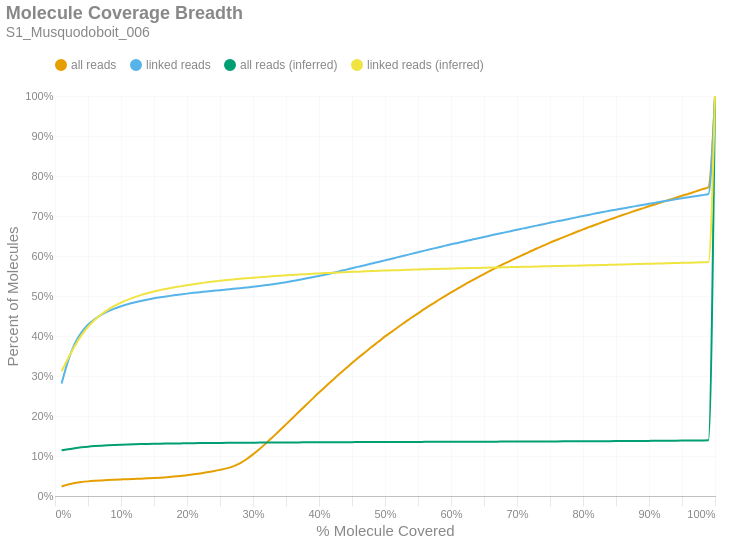

Write notebook code for a chart like this one.
### Markdown cell above
### Molecule Read Coverage
This chart shows molecule coverage breadth as computed by the number of bases aligned to that molecule. In other words, "*how much of each unique long molecule is actually sequenced/aligned?*" Keep in mind there is a distinction between sequences and alignments, since some sequences belonging to a particular molecule may not align well and wouldn't appear in the alignment data. This chart also shows molecule coverage breadth as computed by the *inferred fragment* from which the aligned sequences originate. Unlike read coverage, this calculation takes into account the total insert size, including unsequenced gaps between the forward and reverse reads. Like the previous figures, these are cumulative percents.

### Code cell
if SKIPLR:
    print_html(f"Skipped")
else:
    binned_df = consolidated_hist(valids['coverage_bp'], mask, 0.01, True)
    binned_df_inf = consolidated_hist(valids['coverage_inserts'], mask, 0.01, True)
    binned_df = binned_df.with_columns(pl.lit(binned_df_inf['all reads (cumsum)']).alias('all reads (inferred)'))
    binned_df = binned_df.with_columns(pl.lit(binned_df_inf['linked reads (cumsum)']).alias('linked reads (inferred)'))
    binned_df = binned_df.with_columns(
        (pl.col('bin').cast(pl.Float64) + 0.01).alias('right_edge')
    )

    with SafeRender(binned_df):
        (
            density_plot(binned_df, 'Molecule Coverage Breadth', samplename, 'molcov', ['all reads (inferred)','linked reads (inferred)'])
            .encode(
                #x=alt.X('bin:Q', title="% Molecule Covered").axis(format = '%').scale(padding=0),
                x=alt.X('right_edge:Q', title="% Molecule Covered").axis(format='%').scale(padding=0),
                y=alt.Y('value:Q', title='Percent of Molecules')
                    .axis(format='%')
                    .stack(False)
                    .scale(domainMin=0, padding=0),
                color=alt.Color("key:N").scale(domain = ["all reads", "linked reads", "all reads (inferred)", "linked reads (inferred)"]),
                tooltip = [
                    alt.Tooltip("key:N", title = "Data Type"),
                    alt.Tooltip("range_label:N", title="% Molecule Covered"),
                    alt.Tooltip("value:Q", format = ".2%", title="% Molecules")
                ]
            )
        ).display()

### Figure 1 — Vega-Lite specification as saved in the notebook (floating-point values rounded to 4 significant figures)
{"width": "container", "height": 400, "config": {"title": {"anchor": "start", "dy": -15, "fontSize": 18, "color": "#888888", "subtitleColor": "#888888", "subtitleFontSize": 14}, "arc": {"fill": "#0072B2"}, "axis": {"domainColor": "#888888", "domainWidth": 0.5, "gridWidth": 0.2, "grid": false, "titleFontWeight": 400, "titleFontSize": 15, "labelFontSize": 11, "labelColor": "#888888", "tickColor": "#888888", "tickWidth": 0.2, "titleColor": "#888888"}, "axisBand": {"grid": false}, "axisX": {"grid": true, "tickSize": 10, "domainCap": "round"}, "axisY": {"domain": false, "grid": true, "tickSize": 0, "domainCap": "round"}, "background": "transparent", "header": {"labelFontSize": 15, "labelColor": "#888888", "titleFontSize": 15, "titleFontWeight": 600, "titleColor": "#888888"}, "legend": {"labelFont": "sans-serif", "labelFontSize": 12, "labelColor": "#888888", "symbolSize": 100, "symbolType": "circle", "titleFontSize": 12, "titlePadding": 10, "titleColor": "#888888", "title": null, "orient": "top"}, "range": {"category": ["#E69F00", "#56B4E9", "#009E73", "#F0E442", "#0072B2", "#D55E00", "#CC79A7", "#000000"], "diverging": ["#cfe8f3", "#a2d4ec", "#73bfe2", "#46abdb", "#1696d2", "#12719e"]}, "area": {"fill": "#0072B2", "fillOpacity": 0.7, "line": true, "strokeOpacity": 0.7}, "line": {"color": "#0072B2", "stroke": "#0072B2", "strokeWidth": 2}, "trail": {"color": "#0072B2", "stroke": "#0072B2", "strokeWidth": 0, "size": 1}, "point": {"filled": true, "fillOpacity": 1.0, "size": 95}, "text": {"color": "#888888", "fontSize": 11, "align": "right", "fontWeight": 400, "size": 11}, "bar": {"fill": "#0072B2", "stroke": null}, "view": {"stroke": null, "continuousWidth": 660, "continuousHeight": 400}}, "data": {"name": "data-400a96a46a90c388bccf28a870a357d7"}, "mark": {"type": "line", "interpolate": "monotone", "point": {"opacity": 0, "size": 275}}, "encoding": {"color": {"field": "key", "scale": {"domain": ["all reads", "linked reads", "all reads (inferred)", "linked reads (inferred)"]}, "type": "nominal"}, "tooltip": [{"field": "key", "title": "Data Type", "type": "nominal"}, {"field": "range_label", "title": "% Molecule Covered", "type": "nominal"}, {"field": "value", "format": ".2%", "title": "% Molecules", "type": "quantitative"}], "x": {"axis": {"format": "%"}, "field": "right_edge", "scale": {"padding": 0}, "title": "% Molecule Covered", "type": "quantitative"}, "y": {"axis": {"format": "%"}, "field": "value", "scale": {"domainMin": 0, "padding": 0}, "stack": false, "title": "Percent of Molecules", "type": "quantitative"}}, "params": [{"name": "param_c36ac31b6afebe62", "select": {"type": "point", "fields": ["key"]}, "bind": "legend"}], "title": {"text": "Molecule Coverage Breadth", "subtitle": "S1_Musquodoboit_006"}, "transform": [{"fold": ["all reads (cumsum)", "linked reads (cumsum)", "all reads (inferred)", "linked reads (inferred)"]}, {"calculate": "replace(datum.key, ' (cumsum)', '')", "as": "key"}, {"filter": {"param": "param_c36ac31b6afebe62"}}], "usermeta": {"embedOptions": {"downloadFileName": "S1_Musquodoboit_006.molcov"}}, "$schema": "https://vega.github.io/schema/vega-lite/v6.1.0.json", "datasets": {"data-400a96a46a90c388bccf28a870a357d7": [{"bin": "0.0", "interval": "0.0-0.01", "all reads": 0.02394, "linked reads": 0.281, "all reads (cumsum)": 0.02394, "linked reads (cumsum)": 0.281, "range_label": "0.0-0.01", "all reads (inferred)": 0.1144, "linked reads (inferred)": 0.312, "right_edge": 0.01}, {"bin": "0.01", "interval": "0.01-0.02", "all reads": 0.00486, "linked reads": 0.05816, "all reads (cumsum)": 0.0288, "linked reads (cumsum)": 0.3392, "range_label": "0.01-0.02", "all reads (inferred)": 0.117, "linked reads (inferred)": 0.3444, "right_edge": 0.02}, {"bin": "0.02", "interval": "0.02-0.03", "all reads": 0.003539, "linked reads": 0.04159, "all reads (cumsum)": 0.03233, "linked reads (cumsum)": 0.3807, "range_label": "0.02-0.03", "all reads (inferred)": 0.1195, "linked reads (inferred)": 0.3752, "right_edge": 0.03}, {"bin": "0.03", "interval": "0.03-0.04", "all reads": 0.002469, "linked reads": 0.02767, "all reads (cumsum)": 0.0348, "linked reads (cumsum)": 0.4084, "range_label": "0.03-0.04", "all reads (inferred)": 0.1216, "linked reads (inferred)": 0.4014, "right_edge": 0.04}, {"bin": "0.04", "interval": "0.04-0.05", "all reads": 0.001754, "linked reads": 0.01961, "all reads (cumsum)": 0.03656, "linked reads (cumsum)": 0.428, "range_label": "0.04-0.05", "all reads (inferred)": 0.1234, "linked reads (inferred)": 0.4226, "right_edge": 0.05}, {"bin": "0.05", "interval": "0.05-0.06", "all reads": 0.001314, "linked reads": 0.01388, "all reads (cumsum)": 0.03787, "linked reads (cumsum)": 0.4419, "range_label": "0.05-0.06", "all reads (inferred)": 0.1248, "linked reads (inferred)": 0.44, "right_edge": 0.06}, {"bin": "0.06", "interval": "0.06-0.07", "all reads": 0.001062, "linked reads": 0.01092, "all reads (cumsum)": 0.03893, "linked reads (cumsum)": 0.4528, "range_label": "0.06-0.07", "all reads (inferred)": 0.1259, "linked reads (inferred)": 0.4538, "right_edge": 0.07}, {"bin": "0.07", "interval": "0.07-0.08", "all reads": 0.0008904, "linked reads": 0.008642, "all reads (cumsum)": 0.03982, "linked reads (cumsum)": 0.4615, "range_label": "0.07-0.08", "all reads (inferred)": 0.1269, "linked reads (inferred)": 0.4654, "right_edge": 0.08}, {"bin": "0.08", "interval": "0.08-0.09", "all reads": 0.0007795, "linked reads": 0.006994, "all reads (cumsum)": 0.0406, "linked reads (cumsum)": 0.4685, "range_label": "0.08-0.09", "all reads (inferred)": 0.1276, "linked reads (inferred)": 0.475, "right_edge": 0.09}, {"bin": "0.09", "interval": "0.09-0.1", "all reads": 0.0007518, "linked reads": 0.005756, "all reads (cumsum)": 0.04135, "linked reads (cumsum)": 0.4742, "range_label": "0.09-0.1", "all reads (inferred)": 0.1283, "linked reads (inferred)": 0.4834, "right_edge": 0.1}, {"bin": "0.1", "interval": "0.1-0.11", "all reads": 0.0007422, "linked reads": 0.00523, "all reads (cumsum)": 0.0421, "linked reads (cumsum)": 0.4795, "range_label": "0.1-0.11", "all reads (inferred)": 0.1288, "linked reads (inferred)": 0.4904, "right_edge": 0.11}, {"bin": "0.11", "interval": "0.11-0.12", "all reads": 0.0006669, "linked reads": 0.004146, "all reads (cumsum)": 0.04276, "linked reads (cumsum)": 0.4836, "range_label": "0.11-0.12", "all reads (inferred)": 0.1293, "linked reads (inferred)": 0.4966, "right_edge": 0.12}, {"bin": "0.12", "interval": "0.12-0.13", "all reads": 0.0006652, "linked reads": 0.003768, "all reads (cumsum)": 0.04343, "linked reads (cumsum)": 0.4874, "range_label": "0.12-0.13", "all reads (inferred)": 0.1298, "linked reads (inferred)": 0.5022, "right_edge": 0.13}, {"bin": "0.13", "interval": "0.13-0.14", "all reads": 0.000715, "linked reads": 0.003467, "all reads (cumsum)": 0.04414, "linked reads (cumsum)": 0.4908, "range_label": "0.13-0.14", "all reads (inferred)": 0.1302, "linked reads (inferred)": 0.5069, "right_edge": 0.14}, {"bin": "0.14", "interval": "0.14-0.15", "all reads": 0.0007845, "linked reads": 0.003346, "all reads (cumsum)": 0.04493, "linked reads (cumsum)": 0.4942, "range_label": "0.14-0.15", "all reads (inferred)": 0.1305, "linked reads (inferred)": 0.5112, "right_edge": 0.15}, {"bin": "0.15", "interval": "0.15-0.16", "all reads": 0.0009406, "linked reads": 0.002689, "all reads (cumsum)": 0.04587, "linked reads (cumsum)": 0.4969, "range_label": "0.15-0.16", "all reads (inferred)": 0.1308, "linked reads (inferred)": 0.5149, "right_edge": 0.16}, {"bin": "0.16", "interval": "0.16-0.17", "all reads": 0.001156, "linked reads": 0.002344, "all reads (cumsum)": 0.04702, "linked reads (cumsum)": 0.4992, "range_label": "0.16-0.17", "all reads (inferred)": 0.1311, "linked reads (inferred)": 0.5182, "right_edge": 0.17}, {"bin": "0.17", "interval": "0.17-0.18", "all reads": 0.001432, "linked reads": 0.002492, "all reads (cumsum)": 0.04846, "linked reads (cumsum)": 0.5017, "range_label": "0.17-0.18", "all reads (inferred)": 0.1313, "linked reads (inferred)": 0.5214, "right_edge": 0.18}, {"bin": "0.18", "interval": "0.18-0.19", "all reads": 0.001715, "linked reads": 0.002202, "all reads (cumsum)": 0.05017, "linked reads (cumsum)": 0.5039, "range_label": "0.18-0.19", "all reads (inferred)": 0.1316, "linked reads (inferred)": 0.524, "right_edge": 0.19}, {"bin": "0.19", "interval": "0.19-0.2", "all reads": 0.001906, "linked reads": 0.002037, "all reads (cumsum)": 0.05208, "linked reads (cumsum)": 0.5059, "range_label": "0.19-0.2", "all reads (inferred)": 0.1318, "linked reads (inferred)": 0.5268, "right_edge": 0.2}, {"bin": "0.2", "interval": "0.2-0.21", "all reads": 0.002091, "linked reads": 0.001917, "all reads (cumsum)": 0.05417, "linked reads (cumsum)": 0.5079, "range_label": "0.2-0.21", "all reads (inferred)": 0.132, "linked reads (inferred)": 0.5295, "right_edge": 0.21}, {"bin": "0.21", "interval": "0.21-0.22", "all reads": 0.002333, "linked reads": 0.001687, "all reads (cumsum)": 0.0565, "linked reads (cumsum)": 0.5095, "range_label": "0.21-0.22", "all reads (inferred)": 0.1322, "linked reads (inferred)": 0.5319, "right_edge": 0.22}, {"bin": "0.22", "interval": "0.22-0.23", "all reads": 0.002621, "linked reads": 0.00178, "all reads (cumsum)": 0.05912, "linked reads (cumsum)": 0.5113, "range_label": "0.22-0.23", "all reads (inferred)": 0.1324, "linked reads (inferred)": 0.5341, "right_edge": 0.23}, {"bin": "0.23", "interval": "0.23-0.24", "all reads": 0.002919, "linked reads": 0.001599, "all reads (cumsum)": 0.06204, "linked reads (cumsum)": 0.5129, "range_label": "0.23-0.24", "all reads (inferred)": 0.1326, "linked reads (inferred)": 0.5363, "right_edge": 0.24}, {"bin": "0.24", "interval": "0.24-0.25", "all reads": 0.003232, "linked reads": 0.001473, "all reads (cumsum)": 0.06527, "linked reads (cumsum)": 0.5144, "range_label": "0.24-0.25", "all reads (inferred)": 0.1327, "linked reads (inferred)": 0.5381, "right_edge": 0.25}, {"bin": "0.25", "interval": "0.25-0.26", "all reads": 0.003741, "linked reads": 0.001665, "all reads (cumsum)": 0.06901, "linked reads (cumsum)": 0.5161, "range_label": "0.25-0.26", "all reads (inferred)": 0.1329, "linked reads (inferred)": 0.5399, "right_edge": 0.26}, {"bin": "0.26", "interval": "0.26-0.27", "all reads": 0.005152, "linked reads": 0.001824, "all reads (cumsum)": 0.07417, "linked reads (cumsum)": 0.5179, "range_label": "0.26-0.27", "all reads (inferred)": 0.133, "linked reads (inferred)": 0.5415, "right_edge": 0.27}, {"bin": "0.27", "interval": "0.27-0.28", "all reads": 0.007542, "linked reads": 0.001577, "all reads (cumsum)": 0.08171, "linked reads (cumsum)": 0.5195, "range_label": "0.27-0.28", "all reads (inferred)": 0.1331, "linked reads (inferred)": 0.543, "right_edge": 0.28}, {"bin": "0.28", "interval": "0.28-0.29", "all reads": 0.01025, "linked reads": 0.001731, "all reads (cumsum)": 0.09196, "linked reads (cumsum)": 0.5212, "range_label": "0.28-0.29", "all reads (inferred)": 0.1333, "linked reads (inferred)": 0.5445, "right_edge": 0.29}, {"bin": "0.29", "interval": "0.29-0.3", "all reads": 0.01219, "linked reads": 0.001807, "all reads (cumsum)": 0.1041, "linked reads (cumsum)": 0.523, "range_label": "0.29-0.3", "all reads (inferred)": 0.1334, "linked reads (inferred)": 0.5459, "right_edge": 0.3}, {"bin": "0.3", "interval": "0.3-0.31", "all reads": 0.0135, "linked reads": 0.002048, "all reads (cumsum)": 0.1176, "linked reads (cumsum)": 0.5251, "range_label": "0.3-0.31", "all reads (inferred)": 0.1335, "linked reads (inferred)": 0.5471, "right_edge": 0.31}, {"bin": "0.31", "interval": "0.31-0.32", "all reads": 0.01454, "linked reads": 0.002196, "all reads (cumsum)": 0.1322, "linked reads (cumsum)": 0.5272, "range_label": "0.31-0.32", "all reads (inferred)": 0.1336, "linked reads (inferred)": 0.5484, "right_edge": 0.32}, {"bin": "0.32", "interval": "0.32-0.33", "all reads": 0.01538, "linked reads": 0.00224, "all reads (cumsum)": 0.1476, "linked reads (cumsum)": 0.5295, "range_label": "0.32-0.33", "all reads (inferred)": 0.1337, "linked reads (inferred)": 0.5496, "right_edge": 0.33}, {"bin": "0.33", "interval": "0.33-0.34", "all reads": 0.01553, "linked reads": 0.002393, "all reads (cumsum)": 0.1631, "linked reads (cumsum)": 0.5319, "range_label": "0.33-0.34", "all reads (inferred)": 0.1338, "linked reads (inferred)": 0.5508, "right_edge": 0.34}, {"bin": "0.34", "interval": "0.34-0.35", "all reads": 0.01594, "linked reads": 0.002563, "all reads (cumsum)": 0.179, "linked reads (cumsum)": 0.5344, "range_label": "0.34-0.35", "all reads (inferred)": 0.1339, "linked reads (inferred)": 0.5518, "right_edge": 0.35}, {"bin": "0.35", "interval": "0.35-0.36", "all reads": 0.01602, "linked reads": 0.002826, "all reads (cumsum)": 0.1951, "linked reads (cumsum)": 0.5373, "range_label": "0.35-0.36", "all reads (inferred)": 0.134, "linked reads (inferred)": 0.5528, "right_edge": 0.36}, {"bin": "0.36", "interval": "0.36-0.37", "all reads": 0.0161, "linked reads": 0.003111, "all reads (cumsum)": 0.2112, "linked reads (cumsum)": 0.5404, "range_label": "0.36-0.37", "all reads (inferred)": 0.1341, "linked reads (inferred)": 0.5537, "right_edge": 0.37}, {"bin": "0.37", "interval": "0.37-0.38", "all reads": 0.01594, "linked reads": 0.003127, "all reads (cumsum)": 0.2271, "linked reads (cumsum)": 0.5435, "range_label": "0.37-0.38", "all reads (inferred)": 0.1341, "linked reads (inferred)": 0.5547, "right_edge": 0.38}, {"bin": "0.38", "interval": "0.38-0.39", "all reads": 0.01574, "linked reads": 0.003259, "all reads (cumsum)": 0.2428, "linked reads (cumsum)": 0.5468, "range_label": "0.38-0.39", "all reads (inferred)": 0.1342, "linked reads (inferred)": 0.5557, "right_edge": 0.39}, {"bin": "0.39", "interval": "0.39-0.4", "all reads": 0.0159, "linked reads": 0.003428, "all reads (cumsum)": 0.2587, "linked reads (cumsum)": 0.5502, "range_label": "0.39-0.4", "all reads (inferred)": 0.1343, "linked reads (inferred)": 0.5564, "right_edge": 0.4}, {"bin": "0.4", "interval": "0.4-0.41", "all reads": 0.01503, "linked reads": 0.00345, "all reads (cumsum)": 0.2738, "linked reads (cumsum)": 0.5536, "range_label": "0.4-0.41", "all reads (inferred)": 0.1344, "linked reads (inferred)": 0.5573, "right_edge": 0.41}, {"bin": "0.41", "interval": "0.41-0.42", "all reads": 0.01511, "linked reads": 0.003872, "all reads (cumsum)": 0.2889, "linked reads (cumsum)": 0.5575, "range_label": "0.41-0.42", "all reads (inferred)": 0.1345, "linked reads (inferred)": 0.558, "right_edge": 0.42}, {"bin": "0.42", "interval": "0.42-0.43", "all reads": 0.01482, "linked reads": 0.003927, "all reads (cumsum)": 0.3037, "linked reads (cumsum)": 0.5614, "range_label": "0.42-0.43", "all reads (inferred)": 0.1345, "linked reads (inferred)": 0.5589, "right_edge": 0.43}, {"bin": "0.43", "interval": "0.43-0.44", "all reads": 0.01433, "linked reads": 0.003899, "all reads (cumsum)": 0.318, "linked reads (cumsum)": 0.5653, "range_label": "0.43-0.44", "all reads (inferred)": 0.1346, "linked reads (inferred)": 0.5595, "right_edge": 0.44}, {"bin": "0.44", "interval": "0.44-0.45", "all reads": 0.01428, "linked reads": 0.004086, "all reads (cumsum)": 0.3323, "linked reads (cumsum)": 0.5694, "range_label": "0.44-0.45", "all reads (inferred)": 0.1347, "linked reads (inferred)": 0.5603, "right_edge": 0.45}, {"bin": "0.45", "interval": "0.45-0.46", "all reads": 0.01392, "linked reads": 0.003949, "all reads (cumsum)": 0.3462, "linked reads (cumsum)": 0.5734, "range_label": "0.45-0.46", "all reads (inferred)": 0.1347, "linked reads (inferred)": 0.5609, "right_edge": 0.46}, {"bin": "0.46", "interval": "0.46-0.47", "all reads": 0.01337, "linked reads": 0.00373, "all reads (cumsum)": 0.3596, "linked reads (cumsum)": 0.5771, "range_label": "0.46-0.47", "all reads (inferred)": 0.1348, "linked reads (inferred)": 0.5616, "right_edge": 0.47}, {"bin": "0.47", "interval": "0.47-0.48", "all reads": 0.01335, "linked reads": 0.004086, "all reads (cumsum)": 0.3729, "linked reads (cumsum)": 0.5812, "range_label": "0.47-0.48", "all reads (inferred)": 0.1349, "linked reads (inferred)": 0.5622, "right_edge": 0.48}, {"bin": "0.48", "interval": "0.48-0.49", "all reads": 0.01254, "linked reads": 0.003905, "all reads (cumsum)": 0.3855, "linked reads (cumsum)": 0.5851, "range_label": "0.48-0.49", "all reads (inferred)": 0.1349, "linked reads (inferred)": 0.5629, "right_edge": 0.49}, {"bin": "0.49", "interval": "0.49-0.5", "all reads": 0.01346, "linked reads": 0.003927, "all reads (cumsum)": 0.399, "linked reads (cumsum)": 0.589, "range_label": "0.49-0.5", "all reads (inferred)": 0.135, "linked reads (inferred)": 0.5636, "right_edge": 0.5}, {"bin": "0.5", "interval": "0.5-0.51", "all reads": 0.01126, "linked reads": 0.003889, "all reads (cumsum)": 0.4102, "linked reads (cumsum)": 0.5929, "range_label": "0.5-0.51", "all reads (inferred)": 0.135, "linked reads (inferred)": 0.5641, "right_edge": 0.51}, {"bin": "0.51", "interval": "0.51-0.52", "all reads": 0.01229, "linked reads": 0.004316, "all reads (cumsum)": 0.4225, "linked reads (cumsum)": 0.5972, "range_label": "0.51-0.52", "all reads (inferred)": 0.1351, "linked reads (inferred)": 0.5647, "right_edge": 0.52}, {"bin": "0.52", "interval": "0.52-0.53", "all reads": 0.0116, "linked reads": 0.003916, "all reads (cumsum)": 0.4341, "linked reads (cumsum)": 0.6011, "range_label": "0.52-0.53", "all reads (inferred)": 0.1352, "linked reads (inferred)": 0.5652, "right_edge": 0.53}, {"bin": "0.53", "interval": "0.53-0.54", "all reads": 0.01148, "linked reads": 0.004168, "all reads (cumsum)": 0.4456, "linked reads (cumsum)": 0.6053, "range_label": "0.53-0.54", "all reads (inferred)": 0.1352, "linked reads (inferred)": 0.5657, "right_edge": 0.54}, {"bin": "0.54", "interval": "0.54-0.55", "all reads": 0.01102, "linked reads": 0.004036, "all reads (cumsum)": 0.4566, "linked reads (cumsum)": 0.6094, "range_label": "0.54-0.55", "all reads (inferred)": 0.1353, "linked reads (inferred)": 0.5662, "right_edge": 0.55}, {"bin": "0.55", "interval": "0.55-0.56", "all reads": 0.01111, "linked reads": 0.004031, "all reads (cumsum)": 0.4677, "linked reads (cumsum)": 0.6134, "range_label": "0.55-0.56", "all reads (inferred)": 0.1353, "linked reads (inferred)": 0.5668, "right_edge": 0.56}, {"bin": "0.56", "interval": "0.56-0.57", "all reads": 0.01071, "linked reads": 0.00396, "all reads (cumsum)": 0.4784, "linked reads (cumsum)": 0.6173, "range_label": "0.56-0.57", "all reads (inferred)": 0.1354, "linked reads (inferred)": 0.5673, "right_edge": 0.57}, {"bin": "0.57", "interval": "0.57-0.58", "all reads": 0.01029, "linked reads": 0.003856, "all reads (cumsum)": 0.4887, "linked reads (cumsum)": 0.6212, "range_label": "0.57-0.58", "all reads (inferred)": 0.1354, "linked reads (inferred)": 0.5678, "right_edge": 0.58}, {"bin": "0.58", "interval": "0.58-0.59", "all reads": 0.01016, "linked reads": 0.004091, "all reads (cumsum)": 0.4989, "linked reads (cumsum)": 0.6253, "range_label": "0.58-0.59", "all reads (inferred)": 0.1355, "linked reads (inferred)": 0.5682, "right_edge": 0.59}, {"bin": "0.59", "interval": "0.59-0.6", "all reads": 0.01006, "linked reads": 0.003878, "all reads (cumsum)": 0.5089, "linked reads (cumsum)": 0.6292, "range_label": "0.59-0.6", "all reads (inferred)": 0.1356, "linked reads (inferred)": 0.5686, "right_edge": 0.6}, {"bin": "0.6", "interval": "0.6-0.61", "all reads": 0.009326, "linked reads": 0.003511, "all reads (cumsum)": 0.5183, "linked reads (cumsum)": 0.6327, "range_label": "0.6-0.61", "all reads (inferred)": 0.1356, "linked reads (inferred)": 0.5691, "right_edge": 0.61}, {"bin": "0.61", "interval": "0.61-0.62", "all reads": 0.009687, "linked reads": 0.00379, "all reads (cumsum)": 0.5279, "linked reads (cumsum)": 0.6365, "range_label": "0.61-0.62", "all reads (inferred)": 0.1357, "linked reads (inferred)": 0.5695, "right_edge": 0.62}, {"bin": "0.62", "interval": "0.62-0.63", "all reads": 0.009187, "linked reads": 0.00373, "all reads (cumsum)": 0.5371, "linked reads (cumsum)": 0.6402, "range_label": "0.62-0.63", "all reads (inferred)": 0.1357, "linked reads (inferred)": 0.5699, "right_edge": 0.63}, {"bin": "0.63", "interval": "0.63-0.64", "all reads": 0.00901, "linked reads": 0.003757, "all reads (cumsum)": 0.5461, "linked reads (cumsum)": 0.644, "range_label": "0.63-0.64", "all reads (inferred)": 0.1358, "linked reads (inferred)": 0.5702, "right_edge": 0.64}, {"bin": "0.64", "interval": "0.64-0.65", "all reads": 0.008675, "linked reads": 0.003631, "all reads (cumsum)": 0.5548, "linked reads (cumsum)": 0.6476, "range_label": "0.64-0.65", "all reads (inferred)": 0.1358, "linked reads (inferred)": 0.5706, "right_edge": 0.65}, {"bin": "0.65", "interval": "0.65-0.66", "all reads": 0.008877, "linked reads": 0.003774, "all reads (cumsum)": 0.5637, "linked reads (cumsum)": 0.6514, "range_label": "0.65-0.66", "all reads (inferred)": 0.1359, "linked reads (inferred)": 0.571, "right_edge": 0.66}, {"bin": "0.66", "interval": "0.66-0.67", "all reads": 0.008183, "linked reads": 0.003664, "all reads (cumsum)": 0.5719, "linked reads (cumsum)": 0.655, "range_label": "0.66-0.67", "all reads (inferred)": 0.1359, "linked reads (inferred)": 0.5714, "right_edge": 0.67}, {"bin": "0.67", "interval": "0.67-0.68", "all reads": 0.008284, "linked reads": 0.003412, "all reads (cumsum)": 0.5802, "linked reads (cumsum)": 0.6584, "range_label": "0.67-0.68", "all reads (inferred)": 0.136, "linked reads (inferred)": 0.5717, "right_edge": 0.68}, {"bin": "0.68", "interval": "0.68-0.69", "all reads": 0.007897, "linked reads": 0.003538, "all reads (cumsum)": 0.5881, "linked reads (cumsum)": 0.662, "range_label": "0.68-0.69", "all reads (inferred)": 0.1361, "linked reads (inferred)": 0.5722, "right_edge": 0.69}, {"bin": "0.69", "interval": "0.69-0.7", "all reads": 0.008053, "linked reads": 0.003697, "all reads (cumsum)": 0.5961, "linked reads (cumsum)": 0.6657, "range_label": "0.69-0.7", "all reads (inferred)": 0.1361, "linked reads (inferred)": 0.5726, "right_edge": 0.7}, {"bin": "0.7", "interval": "0.7-0.71", "all reads": 0.007608, "linked reads": 0.003352, "all reads (cumsum)": 0.6037, "linked reads (cumsum)": 0.669, "range_label": "0.7-0.71", "all reads (inferred)": 0.1362, "linked reads (inferred)": 0.5731, "right_edge": 0.71}, {"bin": "0.71", "interval": "0.71-0.72", "all reads": 0.007479, "linked reads": 0.003653, "all reads (cumsum)": 0.6112, "linked reads (cumsum)": 0.6727, "range_label": "0.71-0.72", "all reads (inferred)": 0.1363, "linked reads (inferred)": 0.5733, "right_edge": 0.72}, {"bin": "0.72", "interval": "0.72-0.73", "all reads": 0.007488, "linked reads": 0.003259, "all reads (cumsum)": 0.6187, "linked reads (cumsum)": 0.6759, "range_label": "0.72-0.73", "all reads (inferred)": 0.1363, "linked reads (inferred)": 0.5737, "right_edge": 0.73}, {"bin": "0.73", "interval": "0.73-0.74", "all reads": 0.007117, "linked reads": 0.003642, "all reads (cumsum)": 0.6258, "linked reads (cumsum)": 0.6796, "range_label": "0.73-0.74", "all reads (inferred)": 0.1364, "linked reads (inferred)": 0.5741, "right_edge": 0.74}, {"bin": "0.74", "interval": "0.74-0.75", "all reads": 0.007496, "linked reads": 0.003489, "all reads (cumsum)": 0.6333, "linked reads (cumsum)": 0.6831, "range_label": "0.74-0.75", "all reads (inferred)": 0.1365, "linked reads (inferred)": 0.5745, "right_edge": 0.75}, {"bin": "0.75", "interval": "0.75-0.76", "all reads": 0.006757, "linked reads": 0.003461, "all reads (cumsum)": 0.6401, "linked reads (cumsum)": 0.6865, "range_label": "0.75-0.76", "all reads (inferred)": 0.1365, "linked reads (inferred)": 0.5748, "right_edge": 0.76}, {"bin": "0.76", "interval": "0.76-0.77", "all reads": 0.006669, "linked reads": 0.003111, "all reads (cumsum)": 0.6467, "linked reads (cumsum)": 0.6896, "range_label": "0.76-0.77", "all reads (inferred)": 0.1366, "linked reads (inferred)": 0.5752, "right_edge": 0.77}, {"bin": "0.77", "interval": "0.77-0.78", "all reads": 0.006648, "linked reads": 0.003434, "all reads (cumsum)": 0.6534, "linked reads (cumsum)": 0.6931, "range_label": "0.77-0.78", "all reads (inferred)": 0.1366, "linked reads (inferred)": 0.5755, "right_edge": 0.78}, {"bin": "0.78", "interval": "0.78-0.79", "all reads": 0.006585, "linked reads": 0.003456, "all reads (cumsum)": 0.66, "linked reads (cumsum)": 0.6965, "range_label": "0.78-0.79", "all reads (inferred)": 0.1367, "linked reads (inferred)": 0.5759, "right_edge": 0.79}, {"bin": "0.79", "interval": "0.79-0.8", "all reads": 0.006719, "linked reads": 0.0035, "all reads (cumsum)": 0.6667, "linked reads (cumsum)": 0.7, "range_label": "0.79-0.8", "all reads (inferred)": 0.1368, "linked reads (inferred)": 0.5763, "right_edge": 0.8}, {"bin": "0.8", "interval": "0.8-0.81", "all reads": 0.006073, "linked reads": 0.003324, "all reads (cumsum)": 0.6728, "linked reads (cumsum)": 0.7034, "range_label": "0.8-0.81", "all reads (inferred)": 0.1369, "linked reads (inferred)": 0.5767, "right_edge": 0.81}, {"bin": "0.81", "interval": "0.81-0.82", "all reads": 0.006079, "linked reads": 0.003385, "all reads (cumsum)": 0.6788, "linked reads (cumsum)": 0.7067, "range_label": "0.81-0.82", "all reads (inferred)": 0.137, "linked reads (inferred)": 0.5771, "right_edge": 0.82}, {"bin": "0.82", "interval": "0.82-0.83", "all reads": 0.006097, "linked reads": 0.003094, "all reads (cumsum)": 0.6849, "linked reads (cumsum)": 0.7098, "range_label": "0.82-0.83", "all reads (inferred)": 0.1371, "linked reads (inferred)": 0.5775, "right_edge": 0.83}, {"bin": "0.83", "interval": "0.83-0.84", "all reads": 0.005952, "linked reads": 0.003105, "all reads (cumsum)": 0.6909, "linked reads (cumsum)": 0.7129, "range_label": "0.83-0.84", "all reads (inferred)": 0.1372, "linked reads (inferred)": 0.5779, "right_edge": 0.84}, {"bin": "0.84", "interval": "0.84-0.85", "all reads": 0.005744, "linked reads": 0.002892, "all reads (cumsum)": 0.6966, "linked reads (cumsum)": 0.7158, "range_label": "0.84-0.85", "all reads (inferred)": 0.1373, "linked reads (inferred)": 0.5783, "right_edge": 0.85}, {"bin": "0.85", "interval": "0.85-0.86", "all reads": 0.005708, "linked reads": 0.002919, "all reads (cumsum)": 0.7023, "linked reads (cumsum)": 0.7187, "range_label": "0.85-0.86", "all reads (inferred)": 0.1374, "linked reads (inferred)": 0.5788, "right_edge": 0.86}, {"bin": "0.86", "interval": "0.86-0.87", "all reads": 0.005588, "linked reads": 0.003089, "all reads (cumsum)": 0.7079, "linked reads (cumsum)": 0.7218, "range_label": "0.86-0.87", "all reads (inferred)": 0.1375, "linked reads (inferred)": 0.5791, "right_edge": 0.87}, {"bin": "0.87", "interval": "0.87-0.88", "all reads": 0.005659, "linked reads": 0.002875, "all reads (cumsum)": 0.7136, "linked reads (cumsum)": 0.7247, "range_label": "0.87-0.88", "all reads (inferred)": 0.1376, "linked reads (inferred)": 0.5797, "right_edge": 0.88}, {"bin": "0.88", "interval": "0.88-0.89", "all reads": 0.00539, "linked reads": 0.002996, "all reads (cumsum)": 0.719, "linked reads (cumsum)": 0.7277, "range_label": "0.88-0.89", "all reads (inferred)": 0.1377, "linked reads (inferred)": 0.5802, "right_edge": 0.89}, {"bin": "0.89", "interval": "0.89-0.9", "all reads": 0.005445, "linked reads": 0.002864, "all reads (cumsum)": 0.7244, "linked reads (cumsum)": 0.7306, "range_label": "0.89-0.9", "all reads (inferred)": 0.1378, "linked reads (inferred)": 0.5806, "right_edge": 0.9}, {"bin": "0.9", "interval": "0.9-0.91", "all reads": 0.005053, "linked reads": 0.002864, "all reads (cumsum)": 0.7295, "linked reads (cumsum)": 0.7334, "range_label": "0.9-0.91", "all reads (inferred)": 0.1379, "linked reads (inferred)": 0.5812, "right_edge": 0.91}, {"bin": "0.91", "interval": "0.91-0.92", "all reads": 0.00562, "linked reads": 0.002749, "all reads (cumsum)": 0.7351, "linked reads (cumsum)": 0.7362, "range_label": "0.91-0.92", "all reads (inferred)": 0.138, "linked reads (inferred)": 0.5815, "right_edge": 0.92}, {"bin": "0.92", "interval": "0.92-0.93", "all reads": 0.004937, "linked reads": 0.002821, "all reads (cumsum)": 0.74, "linked reads (cumsum)": 0.739, "range_label": "0.92-0.93", "all reads (inferred)": 0.1382, "linked reads (inferred)": 0.582, "right_edge": 0.93}, {"bin": "0.93", "interval": "0.93-0.94", "all reads": 0.005243, "linked reads": 0.002716, "all reads (cumsum)": 0.7453, "linked reads (cumsum)": 0.7417, "range_label": "0.93-0.94", "all reads (inferred)": 0.1383, "linked reads (inferred)": 0.5824, "right_edge": 0.94}, {"bin": "0.94", "interval": "0.94-0.95", "all reads": 0.005544, "linked reads": 0.002618, "all reads (cumsum)": 0.7508, "linked reads (cumsum)": 0.7443, "range_label": "0.94-0.95", "all reads (inferred)": 0.1384, "linked reads (inferred)": 0.5829, "right_edge": 0.95}, {"bin": "0.95", "interval": "0.95-0.96", "all reads": 0.004635, "linked reads": 0.002601, "all reads (cumsum)": 0.7554, "linked reads (cumsum)": 0.7469, "range_label": "0.95-0.96", "all reads (inferred)": 0.1386, "linked reads (inferred)": 0.5833, "right_edge": 0.96}, {"bin": "0.96", "interval": "0.96-0.97", "all reads": 0.005471, "linked reads": 0.002662, "all reads (cumsum)": 0.7609, "linked reads (cumsum)": 0.7496, "range_label": "0.96-0.97", "all reads (inferred)": 0.1387, "linked reads (inferred)": 0.5837, "right_edge": 0.97}, {"bin": "0.97", "interval": "0.97-0.98", "all reads": 0.005566, "linked reads": 0.002525, "all reads (cumsum)": 0.7665, "linked reads (cumsum)": 0.7521, "range_label": "0.97-0.98", "all reads (inferred)": 0.1389, "linked reads (inferred)": 0.5844, "right_edge": 0.98}, {"bin": "0.98", "interval": "0.98-0.99", "all reads": 0.00545, "linked reads": 0.002771, "all reads (cumsum)": 0.7719, "linked reads (cumsum)": 0.7549, "range_label": "0.98-0.99", "all reads (inferred)": 0.1391, "linked reads (inferred)": 0.5852, "right_edge": 0.99}, {"bin": "0.99", "interval": "0.99-1.0", "all reads": 0.2281, "linked reads": 0.2451, "all reads (cumsum)": 1.0, "linked reads (cumsum)": 1.0, "range_label": "0.99-1.0", "all reads (inferred)": 1.0, "linked reads (inferred)": 1.0, "right_edge": 1.0}]}}
